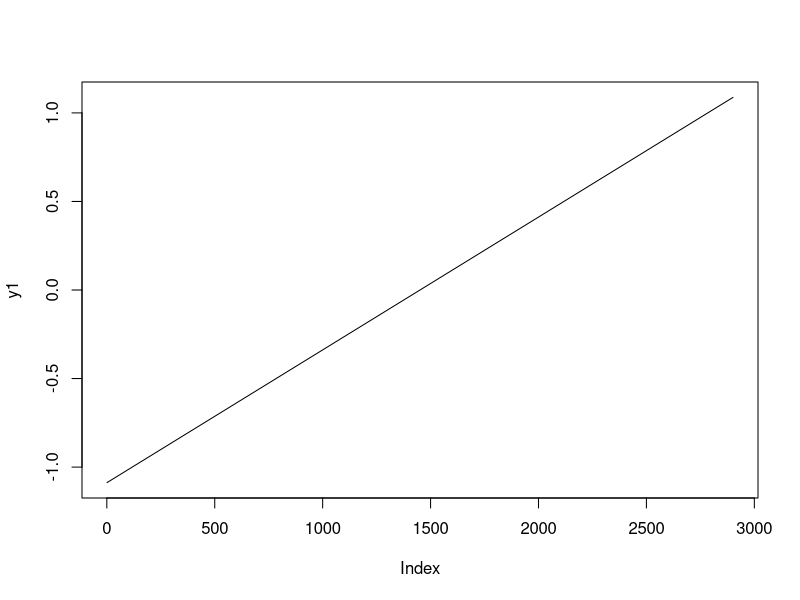
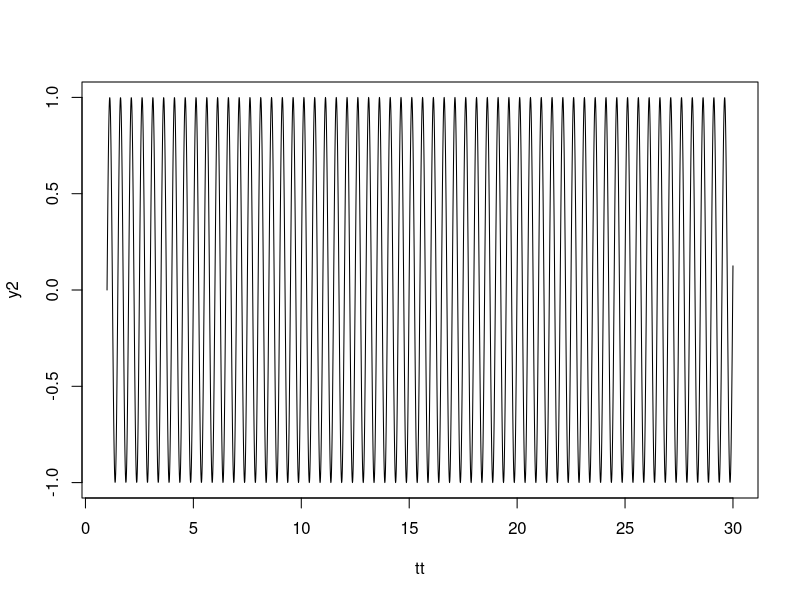
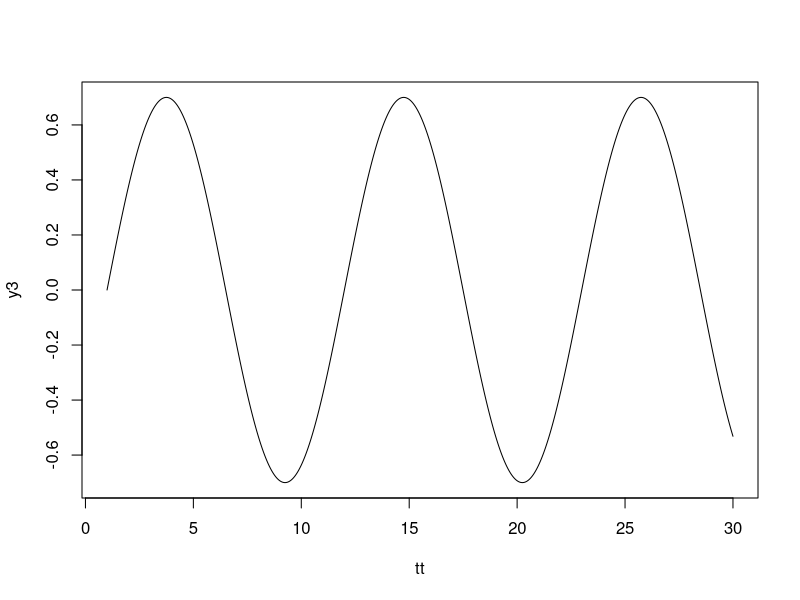
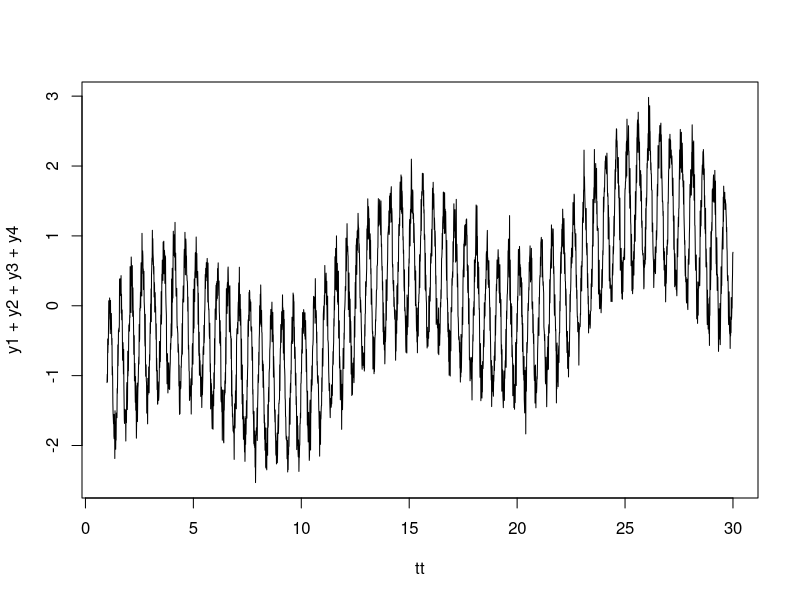

R code for these plots, in order: (Note: this script raises an error after producing the figures.)
## Display items for think piece

rm(list=ls())

## 1. a real-ish timeseries with multi-annual dynamics

tmax=30
res=0.01

tt<-seq(1,tmax,by=res)

#trend component
b1<-0.075
y1<-b1*tt-mean(b1*tt)
plot(y1,type="l")

#seasonal oscillation
p1<-0.5
y2<-sin(seq(0,2*pi*(length(tt)/(p1/res)),length.out=length(tt)))
plot(tt,y2, type="l")

#4-year oscillation
p2<-11
y3<-sin(seq(0,2*pi*(length(tt)/(p2/res)),length.out=length(tt)))*0.7
plot(tt,y3, type="l")

#white noise
sig<-0.2
y4<-rnorm(length(tt),0,sig)

plot(tt,y1+y2+y3+y4, type="l")

ycomp<-y1+y2+y3+y4

#df.lm2<-data.frame(x=seq(12.5,17.5,1), y=c(mean(ycomp[12:13]), mean(ycomp[13:14]), mean(ycomp[14:15]), mean(ycomp[15:16]),
#                                           mean(ycomp[16:17]), mean(ycomp[17:18])))

lm1<-lm(ycomp[tt>=5 & tt<=10] ~ tt[tt>=5 & tt<=10])
#lm2<-lm(y~x, data=df.lm2)
lm2<-lm(ycomp[tt>=12.5 & tt <=17.5] ~ tt[tt>=12.5 & tt<=17.5])
lm3<-lm(ycomp[tt>=20 & tt<=25] ~ tt[tt>=20 & tt<=25])


png("~/Box Sync/NSF EAGER Synchrony/Manuscripts/ThinkPiece/superimposed_signals_v3.png", units="in",
    height=5, width=3.25, res=300)

par(mfrow=c(4,1), mar=c(2,2,0,1), xpd=F, oma=c(2,2,1,0), mgp=c(1,1,0))
plot(tt,y1+y2+y3+y4, type="l",xaxt="n", xlab="", yaxt="n", ylab="Integrated")
rect(5,-4,10,4, col="skyblue2", xpd=F, border=NA)
rect(12.5,-4,17.5,4,col="palegreen2",xpd=F,border=NA)
rect(20,-4,25,4,col="gold",xpd=F,border=NA)
lines(tt,y1+y2+y3+y4)
lines(tt[tt>=5 & tt<=10], predict(lm1), col="royalblue3", lwd=3)
lines(tt[tt>=12.5 & tt<=17.5], predict(lm2), col="seagreen", lwd=3)
lines(tt[tt>=20 & tt<=25], predict(lm3), col="goldenrod4", lwd=3)
axis(1,at=c(1,5,10,15,20,25,30),labels=FALSE)
axis(2,at=pretty(ycomp,5),labels=FALSE, xpd=F)
text(0.5,2.6,"A")

plot(tt,y2,type="l",xaxt="n",xlab="", yaxt="n", ylab="Seasonal")
axis(1,at=c(1,5,10,15,20,25,30),labels=FALSE)
axis(2,at=pretty(y2,5),labels=FALSE,xpd=F)
text(0.5,0.85,"B")

plot(tt,y3,type="l",xaxt="n",xlab="", yaxt="n", ylab="Multi-annual")
axis(1,at=c(1,5,10,15,20,25,30),labels=FALSE)
axis(2,at=pretty(y3,5),labels=FALSE,xpd=F)
text(0.5,0.65,"C")

plot(tt,y1,type="l",xaxt="n",xlab="", yaxt="n", ylab="Long-term trend")
axis(1,at=c(1,5,10,15,20,25,30),labels=TRUE)
axis(2,at=pretty(y1,5),labels=FALSE,xpd=F)
text(0.5,1,"D")

mtext("Timestep",1,outer=T,cex=0.8,line=0.4)
mtext("Primary productivity",2,outer=T,cex=0.8,line=0.5)

dev.off()


# ## 2. A long-timescale oscillation where if you catch a particular few years you get a very different answer.
# 
# p3<-12
# res=0.1
# tmax=20
# tt<-seq(1,tmax,length.out=tmax/res)
# 
# y5<-sin(seq(0,2*pi*(tmax/p3), length.out=tmax/res))
# 
# png("~/Box Sync/NSF EAGER Synchrony/Manuscripts/ThinkPiece/cycle_trends_v1.png", units="in",
#     height=2.5, width=6.5, res=300)
# par(mar=c(4,2.5,2,2), mgp=c(2,0.8,0))
# plot(tt,y5,type="l", ylab="", xlab="Timestep")
# 
# rect(4,-1.05,7,1.05, border="grey")
# rect(8,-1.05,11,1.05, border="grey")
# rect(12,-1.05,15,1.05, border="grey")
# 
# lm.w1<-lm(y5[tt>4&tt<7]~tt[tt>4&tt<7])
# lm.w2<-lm(y5[tt>8&tt<11]~tt[tt>8&tt<11])        
# lm.w3<-lm(y5[tt>12&tt<15]~tt[tt>12&tt<15])
# 
# lines(tt[tt>4&tt<7], predict(lm.w1), col="red")
# lines(tt[tt>8&tt<11], predict(lm.w2), col="red")
# lines(tt[tt>12&tt<15], predict(lm.w3), col="red")
# 
# dev.off()